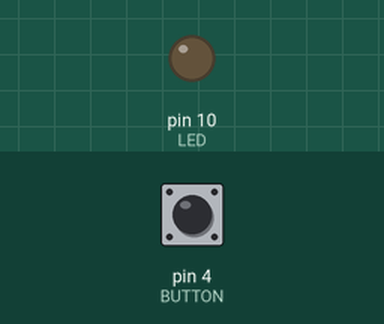
This sketch was run on a simulated Arduino Uno, built with avr-gcc and run on an emulated ATmega328P. Shown: output pins drawn as LEDs (lit = HIGH). The inputs (shaded band) are chosen by the test bench; at power-on: pin 4 (BUTTON) LOW.

Above: at 1.2 s.
1.3 s: pin 4 (BUTTON) pulled HIGH for 0.15 s
At 2.5 s:
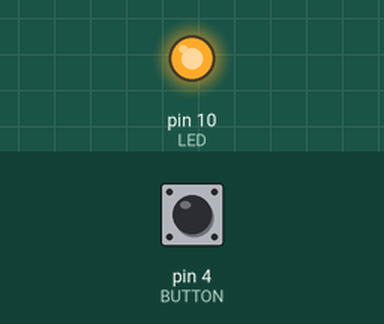
2.9 s: pin 4 (BUTTON) pulled HIGH for 1 s
At 3.9 s:
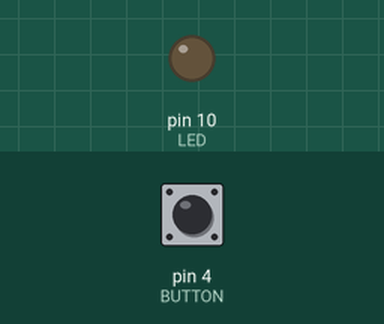
5.4 s: pin 4 (BUTTON) pulled HIGH for 3.2 s
At 5.8 s:
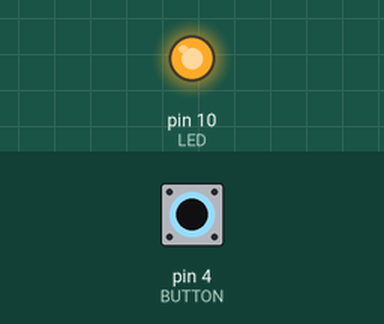
Timing chart, 0 to 8.4 s (numbered marks = the images above; inputs shaded):
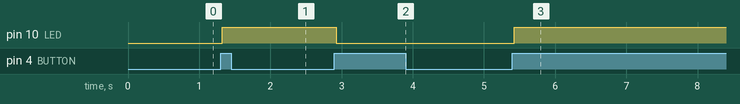

The sketch:

PushButtonControl.ino
```cpp
//Example 2: Encender LED con un botón

const int LED = 10;
const int BUTTON = 4;

int state = 0;
int old_val = 0;

void setup () {
  pinMode (LED, OUTPUT); // establir el pin 13 com a sortida
  pinMode (BUTTON, INPUT);
}

void loop () {
  int val = digitalRead(BUTTON);
  if (val == HIGH && old_val == LOW) {
    state = 1 - state;
    delay (25);
  }
  old_val = val;

  if(state == 1) digitalWrite (LED, HIGH);
  else digitalWrite (LED, LOW);
}
```

Measured:
- after the input at 1.3 s, pin 10 (LED): LOW → HIGH at once
- after the input at 2.9 s, pin 10 (LED): HIGH → LOW at once
- after the input at 5.4 s, pin 10 (LED): LOW → HIGH at once
